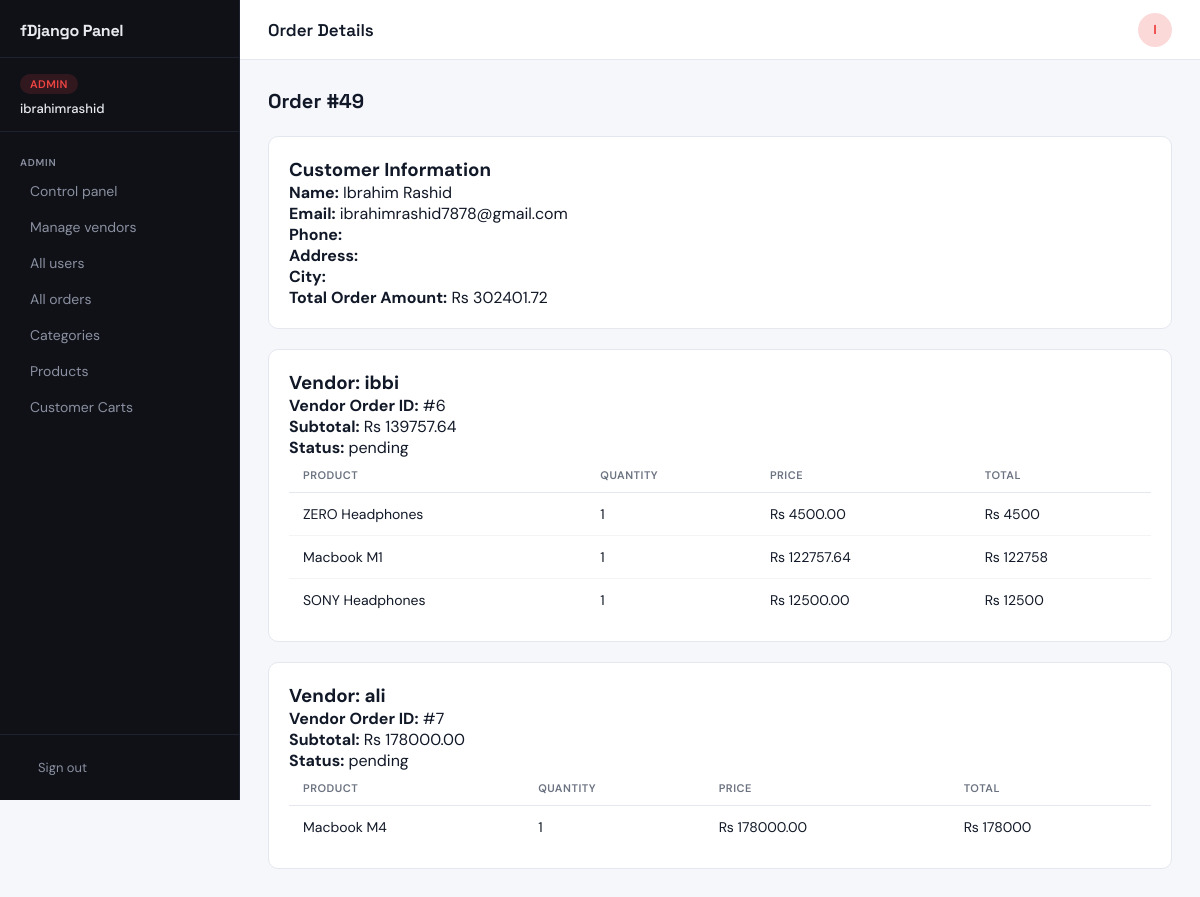
/panel/all-order/49/ (signed in), run on the app's committed database.
### app/models.py (models this page shows, shortened)
class CustomUser(AbstractBaseUser, PermissionsMixin):
    ROLE_CHOICES = [
        ('customer', 'Customer'),
        ('vendor',   'Vendor'),
        ('admin',    'Admin'),
    ]
    VENDOR_STATUS_CHOICES = [
        ('not_vendor', 'Not a Vendor'),
        ('pending', 'Pending Approval'),
        ('approved', 'Approved'),
        ('rejected', 'Rejected'),
        ('suspended', 'Suspended'),
    ]
    email      = models.EmailField(unique=True)
    username   = models.CharField(max_length=150, unique=True)
    first_name = models.CharField(max_length=30, blank=True)
    last_name  = models.CharField(max_length=30, blank=True)
    is_active  = models.BooleanField(default=True)
    is_staff   = models.BooleanField(default=False)
    role        = models.CharField(max_length=20, choices=ROLE_CHOICES, default='customer')
    is_approved = models.BooleanField(default=False)  # admin approves vendors (deprecated, use vendor_status)
    vendor_status = models.CharField(max_length=20, choices=VENDOR_STATUS_CHOICES, default='not_vendor')
    vendor_approved_at = models.DateTimeField(null=True, blank=True)
    vendor_approved_by = models.ForeignKey('self', null=True, blank=True, on_delete=models.SET_NULL, related_name='approved_vendors')
    vendor_rejection_reason = models.TextField(null=True, blank=True)
    vendor_suspended_at = models.DateTimeField(null=True, blank=True)
    objects = CustomUserManager()
    USERNAME_FIELD  = "email"
    REQUIRED_FIELDS = []

class Order(models.Model):
    status_choices = [
        ('pending', 'Pending'),
        ('Done', 'Done'),
        ('Cancelled', 'Cancelled'),
    ]
    user=models.ForeignKey(settings.AUTH_USER_MODEL, on_delete=models.CASCADE)
    first_name=models.CharField(max_length=50)
    last_name=models.CharField(max_length=50)
    email=models.EmailField()
    address=models.CharField(max_length=250)
    city=models.CharField(max_length=100)
    country=models.CharField(max_length=100,null=True,blank=True)
    zip_code=models.CharField(max_length=20)
    phone=models.CharField(max_length=20)
    total_amount=models.DecimalField(max_digits=10, decimal_places=2)
    created_at=models.DateTimeField(auto_now_add=True)
    status=models.CharField(max_length=20, choices=status_choices, default='pending')

class VendorOrder(models.Model):
    status_choices = [
        ('pending', 'Pending'),
        ('Done', 'Done'),
        ('Cancelled', 'Cancelled'),
    ]
    order=models.ForeignKey(Order, on_delete=models.CASCADE, related_name='vendor_orders')
    vendor=models.ForeignKey(settings.AUTH_USER_MODEL, on_delete=models.CASCADE, related_name='vendor_orders')
    subtotal=models.DecimalField(max_digits=10, decimal_places=2)
    status=models.CharField(max_length=20, choices=status_choices, default='pending')
    created_at=models.DateTimeField(auto_now_add=True)

class OrderItem(models.Model):
    vendor_order=models.ForeignKey(VendorOrder, on_delete=models.CASCADE, related_name='items',null=True,blank=True)
    product=models.ForeignKey(Product, on_delete=models.CASCADE)
    quantity=models.PositiveIntegerField()
    price=models.DecimalField(max_digits=10, decimal_places=2)

class Product(models.Model):
    domain = models.ForeignKey(SiteProfile, on_delete=models.CASCADE, related_name='products',null=True,blank=True)
    site=models.ForeignKey(SiteProfile,on_delete=models.CASCADE,null=True,blank=True)
    name = models.CharField(max_length=200)
    category = models.ForeignKey(Category, on_delete=models.CASCADE)
    vendor = models.ForeignKey(settings.AUTH_USER_MODEL, on_delete=models.CASCADE, related_name='products',null=True,blank=True)
    stock_qty = models.PositiveIntegerField(default=0)
    image = models.ImageField(upload_to='products/',null=True,blank=True)
    price = models.DecimalField(max_digits=10, decimal_places=2)
    company = models.CharField(max_length=100,default='Generic')
    description = models.TextField(default='No description available.')
    has_discount = models.BooleanField(default=False)
    discount_percent = models.PositiveIntegerField(blank=True, null=True)
    discount_start_date = models.DateTimeField(blank=True, null=True)
    discount_end_date = models.DateTimeField(blank=True, null=True)
    is_new = models.BooleanField(default=False)

### app/views.py (the view)
# urls.py: path('panel/all-order/<int:order_id>/',                        views.all_order_detail       ,name='all_order_detail'),
@login_required
def all_order_detail(request, order_id):
    if request.user.role != 'admin':
        return redirect('vendor_dashboard')
    order = get_object_or_404(
        Order.objects.prefetch_related(
            'vendor_orders__items__product',
            'vendor_orders__vendor'
        ),
        id=order_id
    )
    return render(
        request,
        'custom_admin_templates/all_order_detail.html',
        {
            'order': order
        }
    )

### app/views.py (called while the page is built)
def current_site_profile(request):
    site=get_current_site(request)
    site_profile=SiteProfile.objects.get(site=site)
    return {'site_profile': site_profile}

### templates/custom_admin_templates/all_order_detail.html (shortened to what this page needs)
{% extends 'custom_admin_templates/base.html' %}
{% block page_title %}
Order Details
{% endblock %}
{% block content %}
<div class="page-header">
    <h2>Order #{{ order.id }}</h2>
</div>
<div class="card" style="margin-bottom:20px; padding:20px;">
    <h3>Customer Information</h3>
    <p>
        <strong>Name:</strong>
        {{ order.first_name }} {{ order.last_name }}
    </p>
    <p>
        <strong>Email:</strong>
        {{ order.email }}
    </p>
    <p>
        <strong>Phone:</strong>
    </p>
    <p>
        <strong>Address:</strong>
    </p>
    <p>
        <strong>City:</strong>
    </p>
    <p>
        <strong>Total Order Amount:</strong>
        Rs {{ order.total_amount }}
    </p>
</div>
{% for vendor_order in order.vendor_orders.all %}
<div class="card" style="margin-bottom:20px; padding:20px;">
    <h3>
        Vendor:
        {{ vendor_order.vendor.username }}
    </h3>
    <p>
        <strong>Vendor Order ID:</strong>
        #{{ vendor_order.id }}
    </p>
    <p>
        <strong>Subtotal:</strong>
        Rs {{ vendor_order.subtotal }}
    </p>
    <p>
        <strong>Status:</strong>
        {{ vendor_order.status }}
    </p>
    <table class="data-table">
        <thead>
            <tr>
                <th>Product</th>
                <th>Quantity</th>
                <th>Price</th>
                <th>Total</th>
            </tr>
        </thead>
        <tbody>
            {% for item in vendor_order.items.all %}
            <tr>
                <td>
                    {{ item.product.name }}
                </td>
                <td>
                    {{ item.quantity }}
                </td>
                <td>
                    Rs {{ item.price }}
                </td>
                <td>
                    Rs {% widthratio item.price 1 item.quantity %}
                </td>
            </tr>
            {% endfor %}
        </tbody>
    </table>
</div>
{% empty %}
<div class="card" style="padding:20px;">
    No vendor orders found for this order.
</div>
{% endfor %}
{% endblock %}

### templates/custom_admin_templates/base.html (shortened to what this page needs)
{% load static %}
<!DOCTYPE html>
<html lang="en">
<head>
  <link rel="stylesheet" href="{% static 'custom_admin_templates/css/panel.css' %}"/>
</head>
<body class="role-{{ request.user.role|default:'guest' }}">
<aside class="sidebar" id="sidebar">
  <div class="sidebar-header">
    <div class="logo">
      <span class="logo-text">fDjango Panel</span>
    </div>
  </div>
  <div class="role-badge-wrap">
    <div class="role-badge role-badge--{{ request.user.role|default:'guest' }}">
      {% if request.user.role == 'admin' %}Admin
      {% elif request.user.role == 'vendor' %}Vendor
      {% else %}Customer{% endif %}
    </div>
    <p class="sidebar-username">{{ request.user.get_full_name|default:request.user.username }}</p>
  </div>
  <nav class="sidebar-nav" aria-label="Panel navigation">
    {% if request.user.role == 'admin' %}
    <div class="nav-section">
      <span class="nav-label">Admin</span>
      <a href="{% url 'admin_dashboard' %}" class="nav-link {% if request.resolver_match.url_name == 'admin_dashboard' %}active{% endif %}">
         Control panel
      </a>
      <a href="{% url 'manage_vendors' %}" class="nav-link {% if request.resolver_match.url_name == 'manage_vendors' %}active{% endif %}">
         Manage vendors
      </a>
      <a href="{% url 'manage_users' %}" class="nav-link {% if request.resolver_match.url_name == 'manage_users' %}active{% endif %}">
         All users
      </a>
      <a href="{% url 'all_orders' %}" class="nav-link {% if request.resolver_match.url_name == 'all_orders' %}active{% endif %}">
         All orders
      </a>
      <a href="{% url 'manage_categories' %}" class="nav-link ">
         Categories
      </a>
      <a href="{% url 'my_products' %}" class="nav-link {% if request.resolver_match.url_name == 'my_products' %}active{% endif %}">
         Products
      </a>
      <a href="{% url 'view_carts' %}" class="nav-link {% if request.resolver_match.url_name == 'view_carts' %}active{% endif %}">
         Customer Carts
      </a>
    </div>
    {% endif %}
  </nav>
  <div class="sidebar-footer">
    <form method="post" action="{% url 'panel_logout' %}">
      <button type="submit" class="logout-btn">
         Sign out
      </button>
    </form>
  </div>
</aside>
<div class="layout-wrap">
  <header class="topbar">
    <h1 class="page-title">{% block page_title %}Dashboard{% endblock %}</h1>
    <div class="topbar-right">
      <span class="topbar-avatar">{{ request.user.username|first|upper }}</span>
    </div>
  </header>
  <main class="main-content">
    {% block content %}{% endblock %}
  </main>
</div>
</body>
</html>

### static/custom_admin_templates/css/panel.css (style rules this page uses)
:root { --sidebar-w: 240px; --topbar-h: 60px; --sb-bg: #0f1117; --sb-border: #1e2130; --sb-text: #8b90a0; --sb-text-hi: #e8eaf0; --sb-hover: #1a1e2e; --sb-active: #1e2540; --accent-customer: #3b82f6; --accent-vendor: #f59e0b; --accent-admin: #ef4444; --accent: var(--accent-customer); --main-bg: #f6f7fb; --card-bg: #ffffff; --card-border: #e4e7ef; --text-primary: #111827; --text-secondary: #6b7280; --radius: 10px; --radius-sm: 6px; font-family: 'DM Sans', sans-serif; }
body.role-admin { --accent: var(--accent-admin); }
*, *::before, *::after { box-sizing: border-box; margin: 0; padding: 0; }
a { text-decoration: none; color: inherit; }
button { cursor: pointer; border: none; background: none; font: inherit; }
body { display: flex; min-height: 100vh; background: var(--main-bg); color: var(--text-primary); }
.sidebar { position: fixed; top: 0; left: 0; width: var(--sidebar-w); height: 100vh; background: var(--sb-bg); border-right: 1px solid var(--sb-border); display: flex; flex-direction: column; z-index: 200; transition: transform .25s ease; }
.sidebar-header { display: flex; align-items: center; justify-content: space-between; padding: 20px 20px 16px; border-bottom: 1px solid var(--sb-border); }
.logo { display: flex; align-items: center; gap: 8px; }
.logo-text { font-family: 'Space Grotesk', sans-serif; font-size: 16px; font-weight: 700; color: var(--sb-text-hi); letter-spacing: -.3px; }
.role-badge-wrap { padding: 14px 20px; border-bottom: 1px solid var(--sb-border); }
.role-badge { display: inline-block; font-size: 11px; font-weight: 600; letter-spacing: .4px; text-transform: uppercase; padding: 3px 10px; border-radius: 20px; background: color-mix(in srgb, var(--accent) 15%, transparent); color: var(--accent); margin-bottom: 6px; }
.sidebar-username { font-size: 13px; color: var(--sb-text-hi); font-weight: 500; white-space: nowrap; overflow: hidden; text-overflow: ellipsis; }
.sidebar-nav { flex: 1; overflow-y: auto; padding: 8px 0; scrollbar-width: thin; scrollbar-color: var(--sb-border) transparent; }
.nav-section { padding: 8px 0; border-bottom: 1px solid var(--sb-border); }
.nav-section:last-child { border-bottom: none; }
.nav-label { display: block; font-size: 10px; font-weight: 600; letter-spacing: .8px; text-transform: uppercase; color: var(--sb-text); padding: 8px 20px 4px; }
.nav-link { display: flex; align-items: center; gap: 10px; padding: 9px 20px; font-size: 14px; color: var(--sb-text); border-radius: 0; transition: background .15s, color .15s; position: relative; }
.sidebar-footer { padding: 14px 16px; border-top: 1px solid var(--sb-border); }
.logout-btn { display: flex; align-items: center; gap: 8px; width: 100%; padding: 10px 14px; font-size: 13px; color: var(--sb-text); border-radius: var(--radius-sm); transition: background .15s, color .15s; }
.layout-wrap { margin-left: var(--sidebar-w); flex: 1; min-width: 0; display: flex; flex-direction: column; min-height: 100vh; }
.topbar { position: sticky; top: 0; z-index: 100; height: var(--topbar-h); background: var(--card-bg); border-bottom: 1px solid var(--card-border); display: flex; align-items: center; gap: 16px; padding: 0 28px; }
.page-title { font-family: 'Space Grotesk', sans-serif; font-size: 17px; font-weight: 600; color: var(--text-primary); flex: 1; }
.topbar-right { display: flex; align-items: center; gap: 12px; }
.topbar-avatar { width: 34px; height: 34px; border-radius: 50%; background: color-mix(in srgb, var(--accent) 20%, transparent); color: var(--accent); font-size: 13px; font-weight: 700; display: flex; align-items: center; justify-content: center; }
.main-content { flex: 1; padding: 28px; }
.card { background: var(--card-bg); border: 1px solid var(--card-border); border-radius: var(--radius); padding: 22px 24px; }
.data-table { width: 100%; border-collapse: collapse; font-size: 14px; }
.data-table th { text-align: left; font-size: 11px; font-weight: 600; letter-spacing: .5px; text-transform: uppercase; color: var(--text-secondary); border-bottom: 1px solid var(--card-border); padding: 10px 14px; }
.data-table td { padding: 12px 14px; border-bottom: 1px solid #f3f4f6; color: var(--text-primary); vertical-align: middle; }
.data-table tr:last-child td { border-bottom: none; }
.page-header { display: flex; align-items: center; justify-content: space-between; margin-bottom: 22px; }
.page-header h2 { font-family: 'Space Grotesk', sans-serif; font-size: 20px; font-weight: 700; }

### data on the page
CustomUser: user.get_full_name "ibrahimrashid", user.username|first "I"
Order: id "49", first_name "Ibrahim", last_name "Rashid", email "ibrahimrashid7878@gmail.com", total_amount "302401.72"
VendorOrder: vendor.username "ibbi", id "6", subtotal "139757.64", status "pending"
OrderItem: product.name "ZERO Headphones", quantity "1", price "4500.00", price+quantity "4500"
OrderItem: product.name "Macbook M1", quantity "1", price "122757.64", price+quantity "122758"
OrderItem: product.name "SONY Headphones", quantity "1", price "12500.00", price+quantity "12500"
VendorOrder: vendor.username "ali", id "7", subtotal "178000.00", status "pending"
OrderItem: product.name "Macbook M4", quantity "1", price "178000.00", price+quantity "178000"
